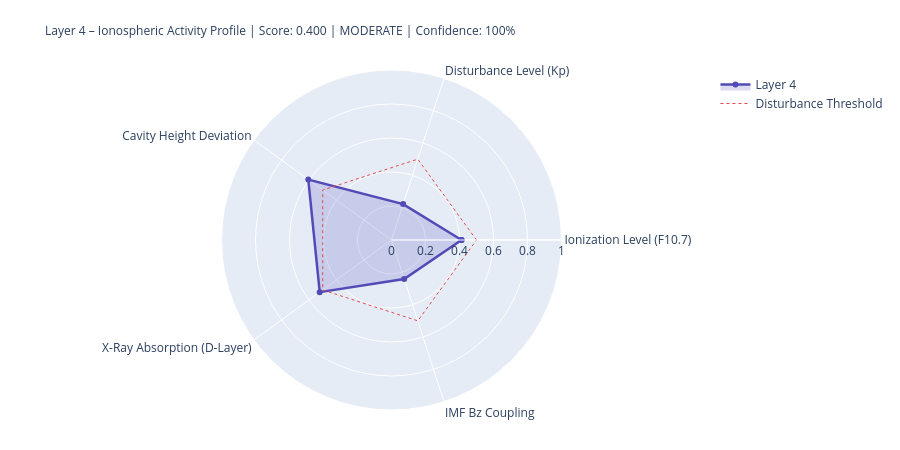

The code cell stored with this chart in its notebook:
### Markdown cell above
---
## 4. State Assessment & Handoff to Layer 5

### Code cell
# ============================================================
# LAYER-4-SCORE
# ============================================================

COMPONENTS = {
    'Ionization Level (F10.7)':    {'score': ioniz,       'source': 'primary' if f107_now else 'from_layer0', 'dynamic': True},
    'Disturbance Level (Kp)':          {'score': disturb,     'source': 'primary' if kp_now   else 'from_layer0', 'dynamic': True},
    'Cavity Height Deviation':    {'score': h_dev,       'source': 'derived',                                'dynamic': True},
    'X-Ray Absorption (D-Layer)':{'score': xray_ioniz,  'source': 'primary' if xray_now else 'missing',     'dynamic': True},
    'IMF Bz Coupling':             {'score': bz_coupling, 'source': 'primary' if bz_now   else 'from_layer0', 'dynamic': True},
}

available    = {k: v['score'] for k, v in COMPONENTS.items() if v['score'] is not None}
unavailable  = [k for k, v in COMPONENTS.items() if v['score'] is None]
layer4_score = round(sum(available.values()) / len(available), 4) if available else None
confidence   = round(len(available) / len(COMPONENTS), 2)
level = ('unknown' if layer4_score is None
         else 'quiet'   if layer4_score < 0.3
         else 'moderate' if layer4_score < 0.6
         else 'active')
dominant_l4 = max(available, key=available.get) if available else 'none'

# Resonance delta for Schumann SR-1
sr1_ref = schumann_freq(1, 80.0)
sr1_now = schumann_freq(1, h_eff)
sr1_delta_mhz = (sr1_now - sr1_ref) * 1000

# Propagation conditions
prop_cond = ('disturbed'   if kp_val > 4
             else 'unsettled' if kp_val > 2
             else 'normal')
if xray_class in ['X', 'M']:
    prop_cond = 'Radio-Blackout moeglich'

W = 68
print('=' * W)
print('LAYER 4 – IONOSPHERE – STATE ASSESSMENT')
print('=' * W)
for name, comp in COMPONENTS.items():
    s = comp['score']
    if s is not None:
        bar = '█' * int(s * 20) + '░' * (20 - int(s * 20))
        print(f'  {name:<36} {bar}  {s:.3f}  [{comp["source"]}]')
    else:
        print(f'  {name:<36} {"─" * 20}  n/a   [missing]')
print('-' * W)
print(f'  Score:          {layer4_score:.3f}  ({len(available)}/{len(COMPONENTS)} components)')
print(f'  Confidence:     {confidence:.0%}')
print(f'  Level:          {level.upper()}')
print(f'  Dominant:       {dominant_l4}')
print(f'  Cavity height:  {h_eff:.1f} km  (Ref: 80.0 km)')
print(f'  SR-1:           {sr1_now:.3f} Hz  (Δ {sr1_delta_mhz:+.1f} mHz vs. ref)')
print(f'  Propagation:    {prop_cond}')
print(f'  X-Ray:          {xray_class}-class  ({xray_now:.2e} W/m²)' if xray_now else '  X-Ray:          n/a')
print('=' * W)

# Radar
cats   = list(available.keys())
vals_r = list(available.values())
if len(cats) >= 3:
    fig = go.Figure()
    fig.add_trace(go.Scatterpolar(
        r=vals_r + [vals_r[0]], theta=cats + [cats[0]],
        fill='toself', fillcolor='rgba(83,74,183,0.20)',
        line=dict(color='#534AB7', width=2.5), name='Layer 4'
    ))
    fig.add_trace(go.Scatterpolar(
        r=[0.5] * (len(cats)+1), theta=cats + [cats[0]],
        line=dict(color='#E24B4A', dash='dot', width=1),
        mode='lines', name='Disturbance Threshold'
    ))
    fig.update_layout(
        title=dict(
            text=f'Layer 4 – Ionospheric Activity Profile | Score: {layer4_score:.3f} | {level.upper()} | Confidence: {confidence:.0%}',
            font=dict(size=12)
        ),
        polar=dict(radialaxis=dict(visible=True, range=[0, 1])),
        height=450, showlegend=True,
        margin=dict(l=80, r=80, t=70, b=40)
    )
    fig.show()

### Figure 1 — Plotly figure (JSON) as saved in the notebook; plotly's stock layout.template omitted (floating-point values rounded to 4 significant figures)
{"data": [{"fill": "toself", "fillcolor": "rgba(83,74,183,0.20)", "line": {"color": "#534AB7", "width": 2.5}, "name": "Layer 4", "r": [0.412, 0.222, 0.605, 0.522, 0.241, 0.412], "theta": ["Ionization Level (F10.7)", "Disturbance Level (Kp)", "Cavity Height Deviation", "X-Ray Absorption (D-Layer)", "IMF Bz Coupling", "Ionization Level (F10.7)"], "type": "scatterpolar"}, {"line": {"color": "#E24B4A", "dash": "dot", "width": 1}, "mode": "lines", "name": "Disturbance Threshold", "r": [0.5, 0.5, 0.5, 0.5, 0.5, 0.5], "theta": ["Ionization Level (F10.7)", "Disturbance Level (Kp)", "Cavity Height Deviation", "X-Ray Absorption (D-Layer)", "IMF Bz Coupling", "Ionization Level (F10.7)"], "type": "scatterpolar"}], "layout": {"height": 450, "margin": {"b": 40, "l": 80, "r": 80, "t": 70}, "polar": {"radialaxis": {"range": [0, 1], "visible": true}}, "showlegend": true, "title": {"font": {"size": 12}, "text": "Layer 4 – Ionospheric Activity Profile | Score: 0.400 | MODERATE | Confidence: 100%"}}}
